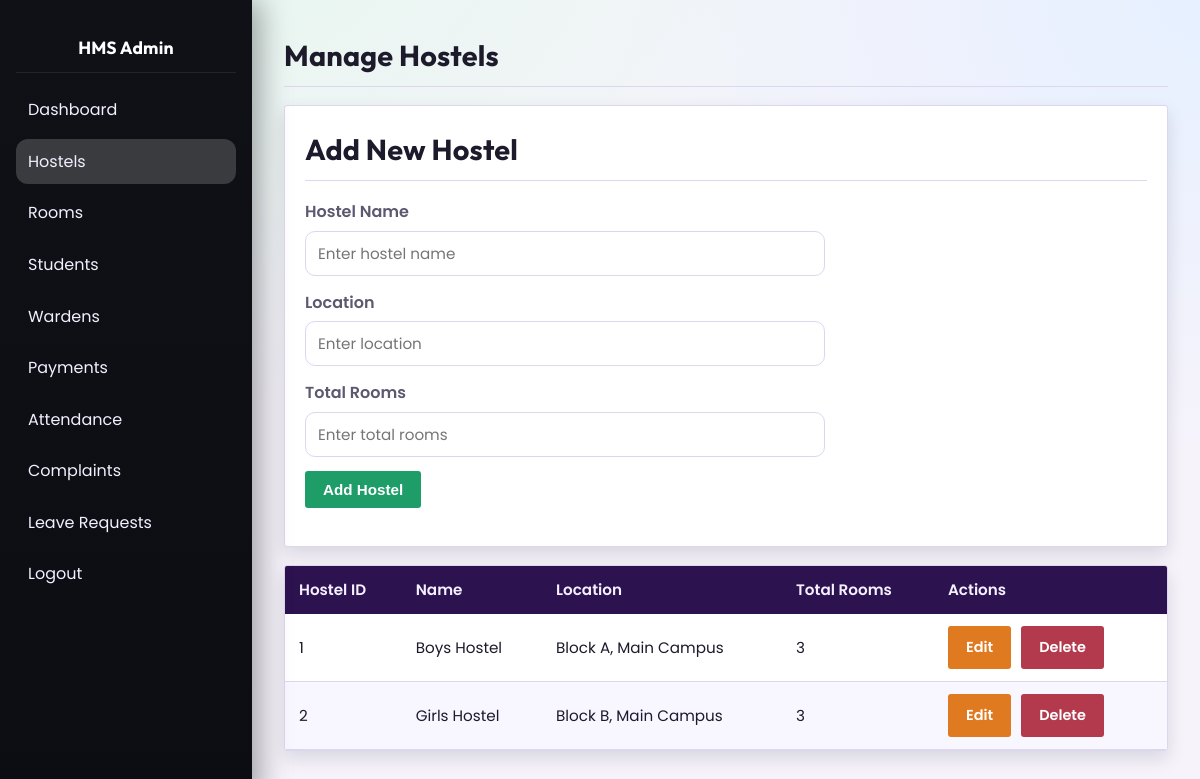
Screenshot of /admin/manage_hostels.php (signed in) with the database file from the repository.
### tables this page shows
CREATE TABLE hostel (
  Hostel_id INT AUTO_INCREMENT PRIMARY KEY,
  Hostel_name VARCHAR(100) NOT NULL,
  location VARCHAR(200),
  Total_rooms INT DEFAULT 0
);

### admin/manage_hostels.php (the view, shortened to what this page needs)
<?php
include('../config.php');
$edit_hostel = null;
$hostels = mysqli_query($conn, "SELECT * FROM hostel ORDER BY Hostel_id ASC");
?>
<!DOCTYPE html>
<html lang="en">
<head><meta charset="UTF-8"><title>Manage Hostels - HMS</title>
<link rel="stylesheet" href="../style.css">
</head>
<body>
    <div class="admin-layout">
        <div class="sidebar">
            <h2 style="color:white;text-align:center;padding:10px;">HMS Admin</h2>
            <a href="dashboard.php"> Dashboard</a>
            <a href="manage_hostels.php" class="active"> Hostels</a>
            <a href="manage_rooms.php"> Rooms</a>
            <a href="manage_students.php"> Students</a>
            <a href="manage_wardens.php"> Wardens</a>
            <a href="manage_payments.php"> Payments</a>
            <a href="manage_attendance.php"> Attendance</a>
            <a href="manage_complaints.php"> Complaints</a>
            <a href="manage_leaves.php"> Leave Requests</a>
            <a href="../logout.php"> Logout</a>
        </div>
        <div class="main-content">
            <h1>Manage Hostels</h1>
            <div class="form-container">
                <?php if ($edit_hostel): ?>
                    <h2>Edit Hostel</h2>
                    <form method="POST" action="manage_hostels.php">
                        <input type="hidden" name="action" value="edit">
                        <input type="hidden" name="Hostel_id" value="<?php echo $edit_hostel['Hostel_id']; ?>">
                        <div class="form-group"><label>Hostel Name</label><input type="text" name="Hostel_name" value="<?php echo htmlspecialchars($edit_hostel['Hostel_name']); ?>" required minlength="2" maxlength="100" pattern="[A-Za-z0-9 .,'-]{2,100}"></div>
                        <div class="form-group"><label>Location</label><input type="text" name="location" value="<?php echo htmlspecialchars($edit_hostel['location']); ?>" required minlength="2" maxlength="200"></div>
                        <div class="form-group"><label>Total Rooms</label><input type="number" name="Total_rooms" value="<?php echo $edit_hostel['Total_rooms']; ?>" min="1" required></div>
                        <button type="submit" class="btn btn-primary">Update Hostel</button>
                        <a href="manage_hostels.php" class="btn btn-secondary">Cancel</a>
                    </form>
                <?php else: ?>
                    <h2>Add New Hostel</h2>
                    <form method="POST" action="manage_hostels.php">
                        <div class="form-group"><label>Hostel Name</label><input type="text" name="Hostel_name" placeholder="Enter hostel name" required minlength="2" maxlength="100" pattern="[A-Za-z0-9 .,'-]{2,100}"></div>
                        <div class="form-group"><label>Location</label><input type="text" name="location" placeholder="Enter location" required minlength="2" maxlength="200"></div>
                        <div class="form-group"><label>Total Rooms</label><input type="number" name="Total_rooms" placeholder="Enter total rooms" min="1" required></div>
                        <button type="submit" class="btn btn-primary">Add Hostel</button>
                    </form>
                <?php endif; ?>
            </div>
            <table>
                <thead><tr><th>Hostel ID</th><th>Name</th><th>Location</th><th>Total Rooms</th><th>Actions</th></tr></thead>
                <tbody>
                    <?php if (mysqli_num_rows($hostels) > 0): ?>
                        <?php while ($row = mysqli_fetch_assoc($hostels)): ?>
                            <tr>
                                <td><?php echo $row['Hostel_id']; ?></td>
                                <td><?php echo htmlspecialchars($row['Hostel_name']); ?></td>
                                <td><?php echo htmlspecialchars($row['location']); ?></td>
                                <td><?php echo $row['Total_rooms']; ?></td>
                                <td class="actions">
                                    <a href="manage_hostels.php?edit=<?php echo $row['Hostel_id']; ?>" class="btn btn-warning">Edit</a>
                                    <a href="manage_hostels.php?delete=<?php echo $row['Hostel_id']; ?>" class="btn btn-danger" onclick="return confirm('Are you sure?');">Delete</a>
                                </td>
                            </tr>
                        <?php endwhile; ?>
                    <?php else: ?>
                        <tr><td colspan="5" style="text-align:center;color:#999;">No hostels found.</td></tr>
                    <?php endif; ?>
                </tbody>
            </table>
        </div>
    </div>
</body>
</html>

### style.css (style rules this page uses)
*, *::before, *::after { box-sizing: border-box; margin: 0; padding: 0; }
:root { --bg: #f6f3fb; --bg-accent: #efe7fb; --surface: #ffffff; --surface-2: #f8f6ff; --text: #1c1a2b; --muted: #5c5870; --border: #ddd6ef; --primary: #1f9d68; --primary-600: #178458; --primary-700: #126b47; --success: #1c8c64; --warning: #e07a21; --danger: #b33a4c; --info: #2f6fed; --sidebar-bg: #0f1116; --sidebar-bg-2: #0b0d12; --sidebar-text: #f4efff; --sidebar-hover: rgba(255, 255, 255, 0.09); --sidebar-active: rgba(255, 255, 255, 0.18); --sidebar-width: 252px; --radius: 3px; --radius-sm: 3px; --shadow: 0 18px 40px rgba(10, 16, 24, 0.18); --shadow-soft: 0 8px 18px rgba(10, 16, 24, 0.12); }
body { font-family: "Poppins", "Helvetica Neue", sans-serif; color: var(--text); line-height: 1.6; background: radial-gradient(1200px 800px at 15% -10%, #e6f7ee 0%, transparent 60%), radial-gradient(900px 700px at 100% 0%, #e6f0ff 0%, transparent 65%), var(--bg); min-height: 100vh; }
h1, h2, h3, h4 { font-family: "Outfit", "Times New Roman", serif; letter-spacing: 0.2px; }
a { text-decoration: none; color: var(--primary); }
.admin-layout, .layout { display: flex; min-height: 100vh; }
.sidebar { width: var(--sidebar-width); background: linear-gradient(180deg, var(--sidebar-bg), var(--sidebar-bg-2)); min-height: 100vh; padding: 24px 16px; position: fixed; top: 0; left: 0; height: 100vh; overflow-y: auto; color: var(--sidebar-text); box-shadow: 8px 0 28px rgba(4, 6, 10, 0.35); }
.sidebar h2 { color: #f6fffb; text-align: left; padding: 8px 8px 18px; font-size: 1.1em; border-bottom: 1px solid rgba(255, 255, 255, 0.08); margin-bottom: 14px; }
.sidebar a { color: var(--sidebar-text); padding: 10px 12px; display: block; border-radius: 12px; margin-bottom: 6px; transition: background 0.2s ease, transform 0.2s ease; }
.sidebar a.active { background: var(--sidebar-active); }
.main-content, .main { flex: 1; padding: 32px; margin-left: var(--sidebar-width); width: calc(100% - var(--sidebar-width)); }
.main-content h1, .main-content h2, .main h2 { color: var(--text); margin-bottom: 18px; font-size: 1.8em; border-bottom: 1px solid var(--border); padding-bottom: 8px; }
table { width: 100%; border-collapse: separate; border-spacing: 0; margin: 18px 0; background: var(--surface); border: 1px solid var(--border); border-radius: var(--radius-sm); overflow: hidden; box-shadow: var(--shadow-soft); }
table th, table td { padding: 12px 14px; border-bottom: 1px solid var(--border); text-align: left; font-size: 0.95em; }
table thead th { background: #2c1350; color: #f5f0ff; font-weight: 600; border-bottom: 0; }
table tbody tr:nth-child(even) { background: var(--surface-2); }
form { margin: 18px 0; }
label { display: block; margin-bottom: 6px; font-weight: 600; color: var(--muted); }
input[type="text"], input[type="password"], input[type="email"], input[type="number"], input[type="date"], input[type="tel"], select, textarea { width: 100%; max-width: 520px; padding: 10px 12px; border: 1px solid var(--border); border-radius: 10px; margin-bottom: 14px; font-size: 0.95em; font-family: "Poppins", "Helvetica Neue", sans-serif; background: #fff; transition: border 0.2s ease, box-shadow 0.2s ease; }
.btn { padding: 10px 18px; border: none; border-radius: var(--radius); cursor: pointer; font-size: 0.95em; font-weight: 600; display: inline-flex; align-items: center; gap: 6px; text-align: center; transition: transform 0.2s ease, box-shadow 0.2s ease, background 0.2s ease; }
.btn-primary { background: var(--primary); color: #fff; }
.btn-danger { background: var(--danger); color: #fff; }
.btn-warning { background: var(--warning); color: #fff; }
.form-card, .form-container, .profile-card, .edit-form, .table-card { background: var(--surface); border: 1px solid var(--border); border-radius: var(--radius); padding: 20px; box-shadow: var(--shadow-soft); }
.form-card h3, .form-container h2 { color: var(--text); margin-bottom: 12px; }
.form-group { display: flex; flex-direction: column; flex: 1; min-width: 200px; }
.actions a { margin-right: 6px; }

### rows the page displays
hostel: Hostel_id "1", Hostel_name "Boys Hostel", location "Block A, Main Campus", Total_rooms "3"
hostel: Hostel_id "2", Hostel_name "Girls Hostel", location "Block B, Main Campus", Total_rooms "3"
